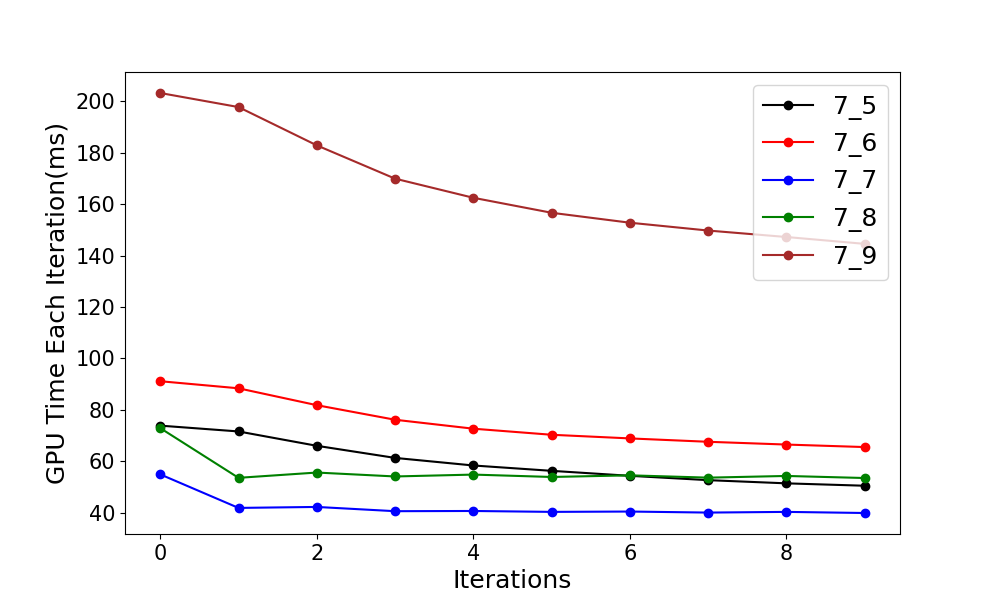

Write the Python code that produced this figure.
import matplotlib.pyplot as plt

colors = ['black', 'red', 'blue', 'green', 'brown', 'purple', 'orange', 'pink', 'yellow', 'gray', 'olive', 'cyan']
labels = ["7_5", "7_6", "7_7", "7_8", "7_9"]

gpu_time = [
    [73.838593  ,71.574532	,65.991646	,61.280254	,58.332161	,56.251263	,54.312672	,52.626846	,51.38176	,50.451935],
    [91.116508 	,88.365059	,81.795006	,76.127167	,72.647713	,70.283485	,68.864159	,67.552322	,66.473663	,65.498337],
    [54.880257	,41.824257	,42.204128	,40.5504	,40.633343	,40.281631	,40.413696	,40.009857	,40.278526	,39.845886],
    [72.877022	,53.529598	,55.584766	,54.063072	,54.790146	,53.863106	,54.501377	,53.600513	,54.261536	,53.454594],
    [203.255814	,197.781509	,182.886398	,169.931778	,162.486267	,156.654404	,152.785477	,149.738174	,147.22554	,144.554108],
]
data_x = [i for i in range(len(gpu_time[0]))]

plt.figure(figsize=(10, 6))
ax = plt.subplot(111)

for i in range(len(gpu_time)):
    time = gpu_time[i]
    plt.plot(data_x, time, "o-", color=colors[i], label=labels[i])


plt.ylabel("GPU Time Each Iteration(ms)")
plt.xlabel("Iterations")
plt.xticks(fontsize=15)
plt.yticks(fontsize=15)
ax.set_xlabel("Iterations", fontsize=18)
ax.set_ylabel("GPU Time Each Iteration(ms)", fontsize=18)
plt.legend(loc='upper right', fontsize=18)
plt.show()
